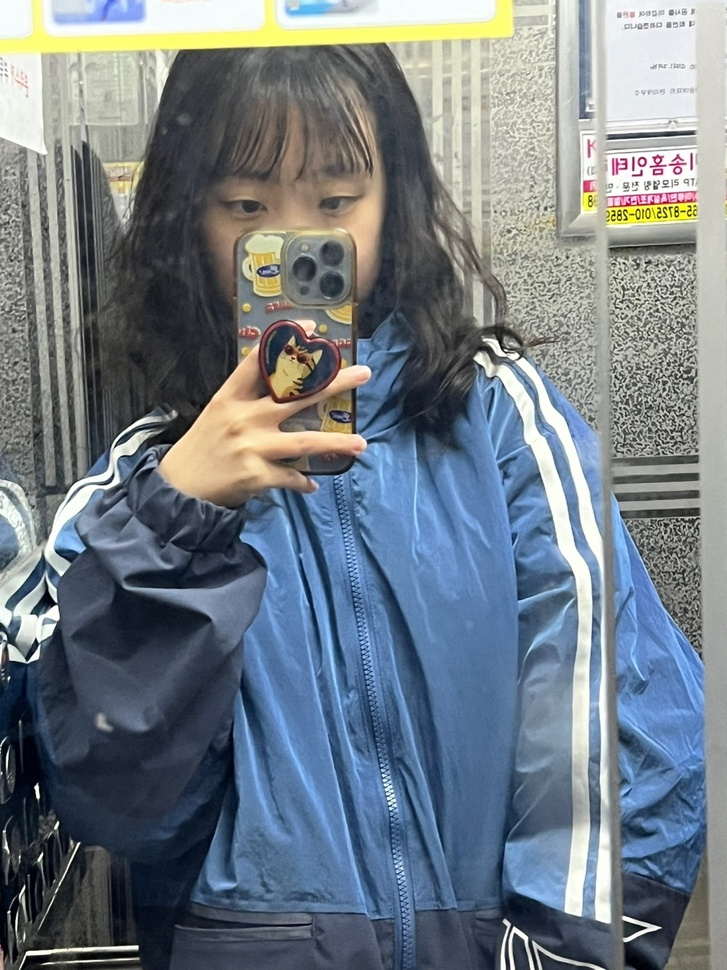
#> input picture faces/KakaoTalk_20240331_223838327.jpg, 727 x 970 px, shrunk from 1080 x 1440 before the run; its folder holds only this picture in this run
$ python haar_face.py   (older library calls are emulated)
#> lines starting #> are read from the running program, lines starting #| are printed output that depends on the picture; after the words box and inside, x2 and y2 are one past the last pixel; in counts of white or black regions, pixels touching at a corner belong together
import cv2
import os, glob
eye_cascPath = "../First_Project/Resource/haarcascade_eye_tree_eyeglasses.xml"  #eye detect model
face_cascPath = "../First_Project/Resource/haarcascade_frontalface_default.xml"  #front_face detect model
faceCascade = cv2.CascadeClassifier(face_cascPath)
eyeCascade = cv2.CascadeClassifier(eye_cascPath)

base_dir = './faces'
dirs = [d for d in glob.glob(base_dir) if os.path.isdir(d)]
for dir in dirs:
    files = glob.glob(dir+'/*.jpg')
    print('\t path:%s, %dfiles'%(dir, len(files)))
    for file in files:
        img = cv2.imread(file)
#> img is the input picture: shape (970, 727, 3); mean B, G, R 133.1, 124.6, 114.4
        frame = cv2.cvtColor(img, cv2.COLOR_BGR2GRAY)
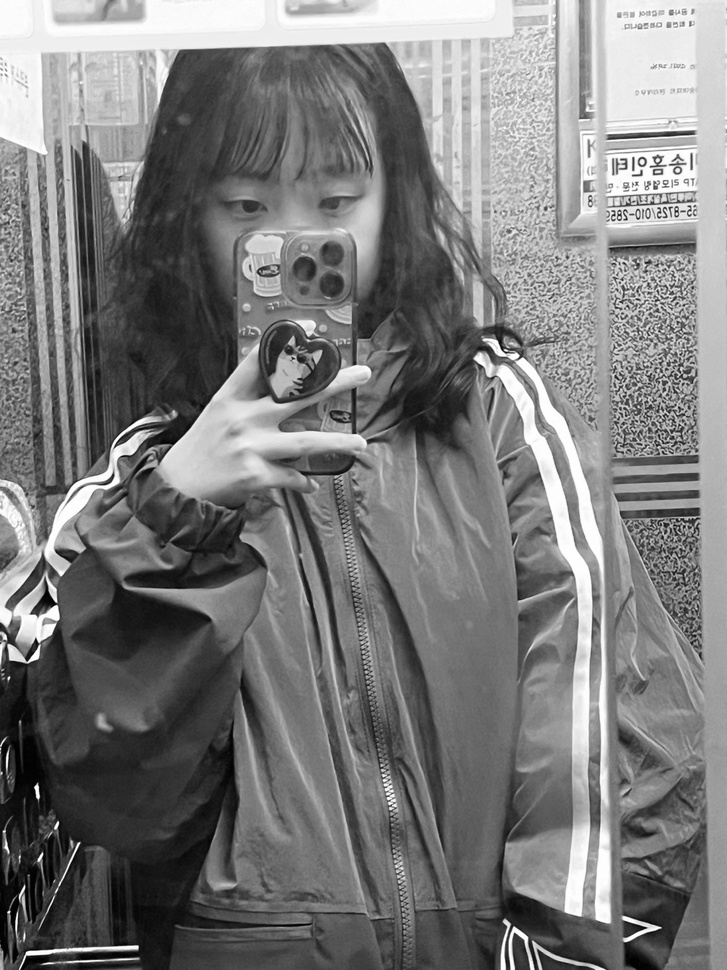
#> frame: shape (970, 727); min 0, max 255, mean 122.5
        # Detect faces in the image
        faces = faceCascade.detectMultiScale(
            frame,
            scaleFactor=1.1,
            minNeighbors=5,
            minSize=(30, 30),
            # flags = cv2.CV_HAAR_SCALE_IMAGE
        )
#> faces = [[523, 660, 52, 52]]
        # print("Found {0} faces!".format(len(faces)))
        if len(faces) > 0:
            # Draw a rectangle around the faces
            for (x, y, w, h) in faces:
                cv2.rectangle(img, (x, y), (x + w, y + h), (0, 255, 0), 2)
#> this loop made 1 pass
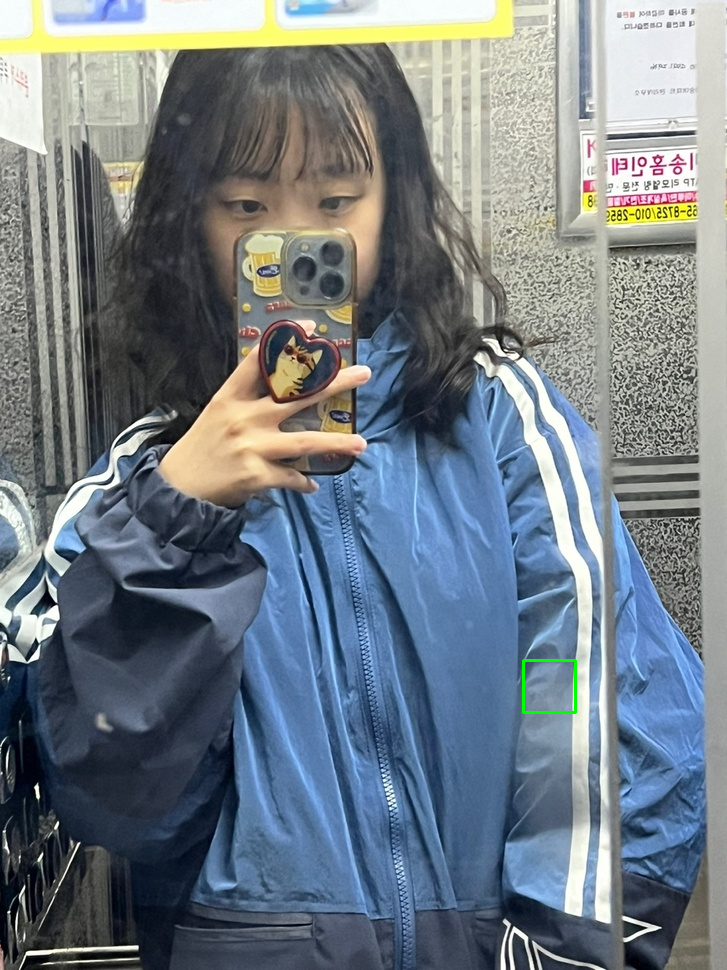
#> img: shape (970, 727, 3); 0.09% of pixels changed, all inside (x1, y1, x2, y2) = (522, 659, 577, 714)
            frame_tmp = img[faces[0][1]:faces[0][1] + faces[0][3], faces[0][0]:faces[0][0] + faces[0][2]:1, :]
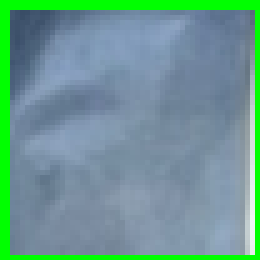
#> frame_tmp: shape (52, 52, 3) (shown 5 times larger); mean B, G, R 145.1, 154.2, 107.5
            frame = frame[faces[0][1]:faces[0][1] + faces[0][3], faces[0][0]:faces[0][0] + faces[0][2]:1]
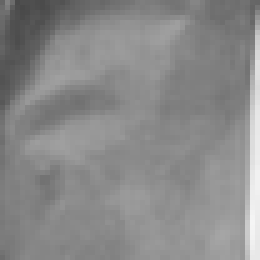
#> frame: shape (52, 52) (shown 5 times larger); min 73, max 245, mean 137.4
            eyes = eyeCascade.detectMultiScale(
                frame,
                scaleFactor=1.1,
                minNeighbors=5,
                minSize=(30, 30),
                # flags = cv2.CV_HAAR_SCALE_IMAGE
            )
#> eyes = ()
            if len(eyes) == 0:
                print('no eyes!!!')
            else:
                print(file)
                print('eyes!!!')
            cv2.imshow('img', img)
            if cv2.waitKey(0) == ord('q') or cv2.waitKey(0) == ord('Q'):
#> (key q is pressed here)
                cv2.destroyAllWindows()

$ run again, on faces/KakaoTalk_20240401_000814538.jpg
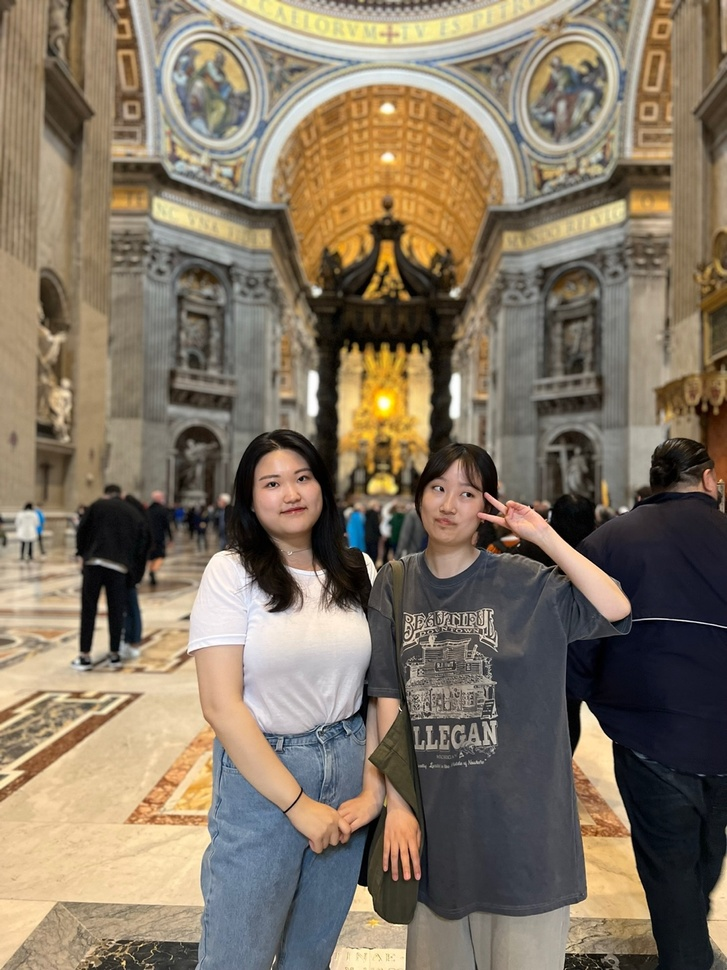
#> input picture faces/KakaoTalk_20240401_000814538.jpg, 727 x 970 px, shrunk from 1080 x 1440 before the run
#> img is the input picture: shape (970, 727, 3); mean B, G, R 99.6, 117.8, 131.3
#> `frame = cv2.cvtColor(img, cv2.COLOR_BGR2GRAY)`:
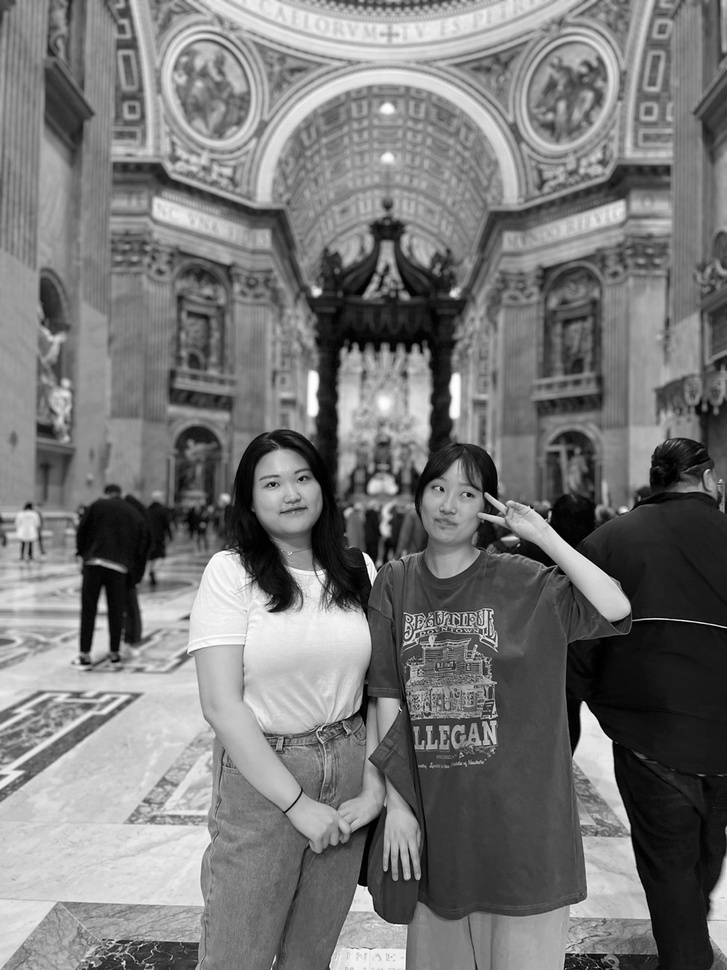
#> frame: shape (970, 727); min 0, max 255, mean 119.8
#> faces = [[414, 467, 70, 70], [245, 449, 85, 85]]
#> the loop `for (x, y, w, h) in faces:` made 2 passes
#> `frame = frame[faces[0][1]:faces[0][1] + faces[0][3], faces[0][0]:faces..`:
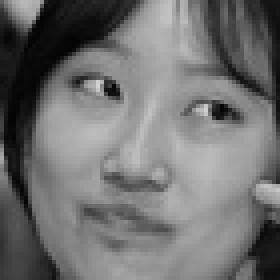
#> frame: shape (70, 70) (shown 4 times larger); min 3, max 210, mean 112.7
#> eyes = ()

$ run again, on faces/KakaoTalk_20240401_000814538_01.jpg
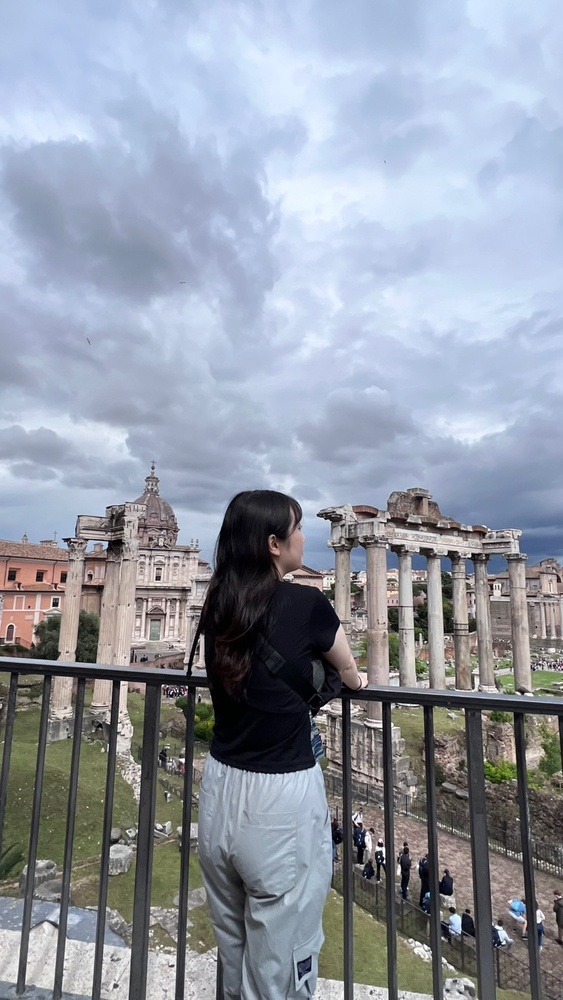
#> input picture faces/KakaoTalk_20240401_000814538_01.jpg, 563 x 1000 px, shrunk from 811 x 1440 before the run
#> img is the input picture: shape (1000, 563, 3); mean B, G, R 166.4, 153.7, 146.7
#> `frame = cv2.cvtColor(img, cv2.COLOR_BGR2GRAY)`:
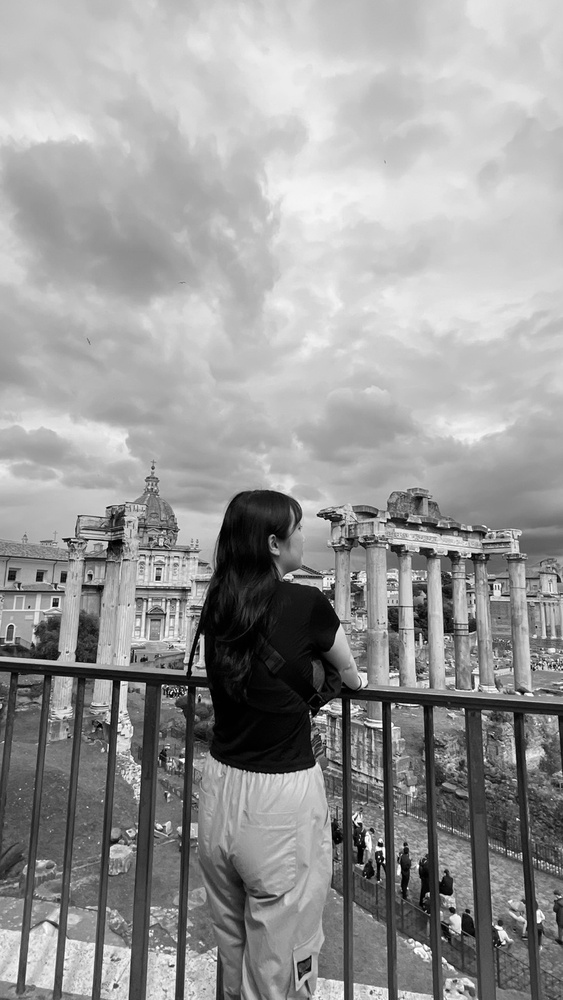
#> frame: shape (1000, 563); min 0, max 255, mean 153
#> faces = [[236, 905, 59, 59]]
#> the loop `for (x, y, w, h) in faces:` made 1 pass
#> `frame = frame[faces[0][1]:faces[0][1] + faces[0][3], faces[0][0]:faces..`:
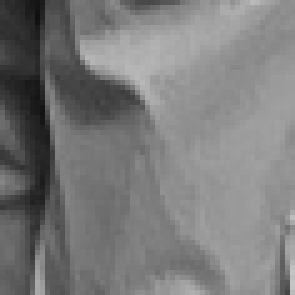
#> frame: shape (59, 59) (shown 5 times larger); min 15, max 197, mean 122.7
#> eyes = ()

$ run again, on faces/KakaoTalk_20240401_000814538_02.jpg
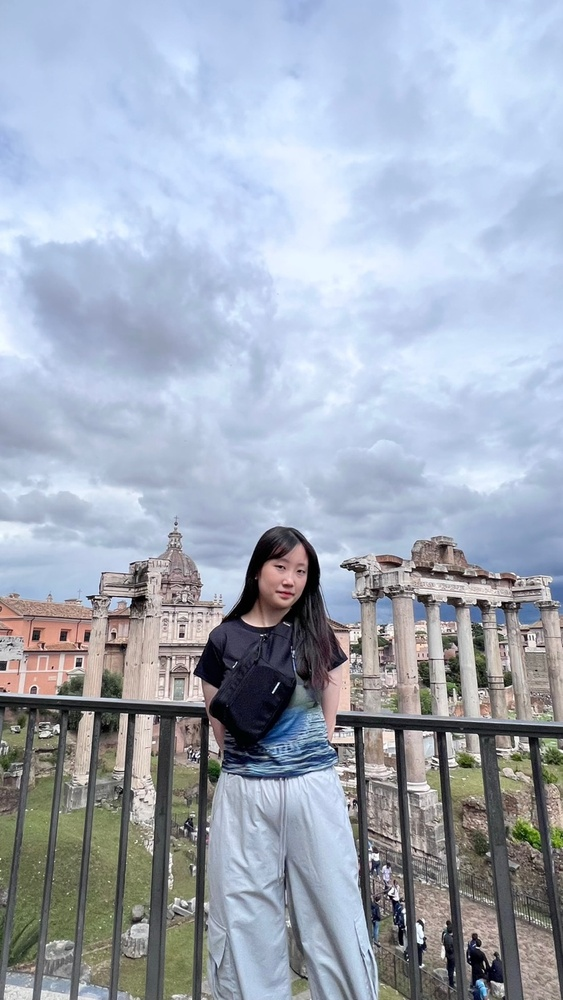
#> input picture faces/KakaoTalk_20240401_000814538_02.jpg, 563 x 1000 px, shrunk from 811 x 1440 before the run
#> img is the input picture: shape (1000, 563, 3); mean B, G, R 186.7, 171.5, 162.2
#> `frame = cv2.cvtColor(img, cv2.COLOR_BGR2GRAY)`:
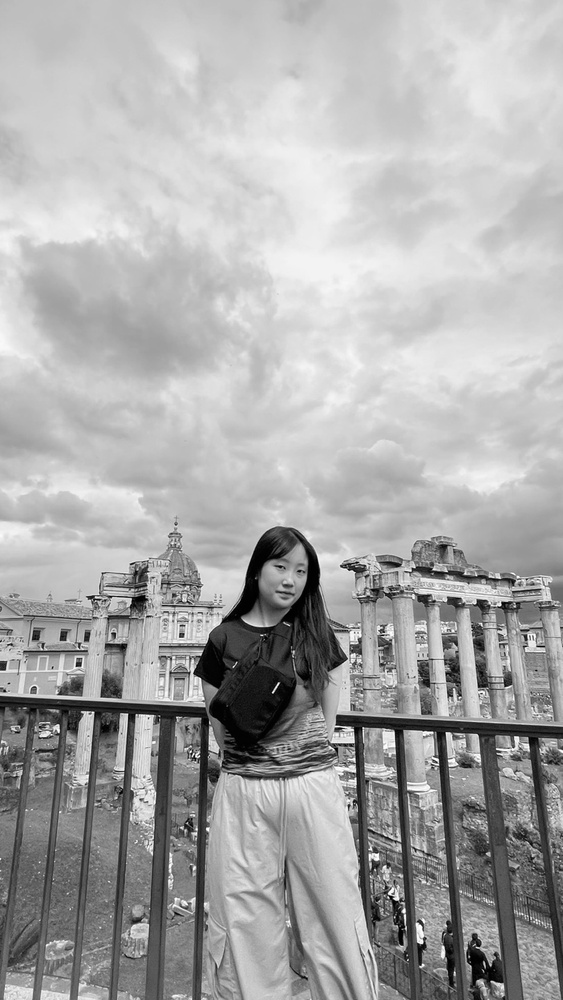
#> frame: shape (1000, 563); min 0, max 255, mean 170.4
#> faces = [[256, 546, 61, 61]]
#> the loop `for (x, y, w, h) in faces:` made 1 pass
#> `frame = frame[faces[0][1]:faces[0][1] + faces[0][3], faces[0][0]:faces..`:
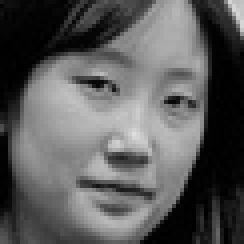
#> frame: shape (61, 61) (shown 4 times larger); min 0, max 222, mean 90.3
#> eyes = ()

$ run again, on faces/KakaoTalk_20240331_223838327_01.jpg
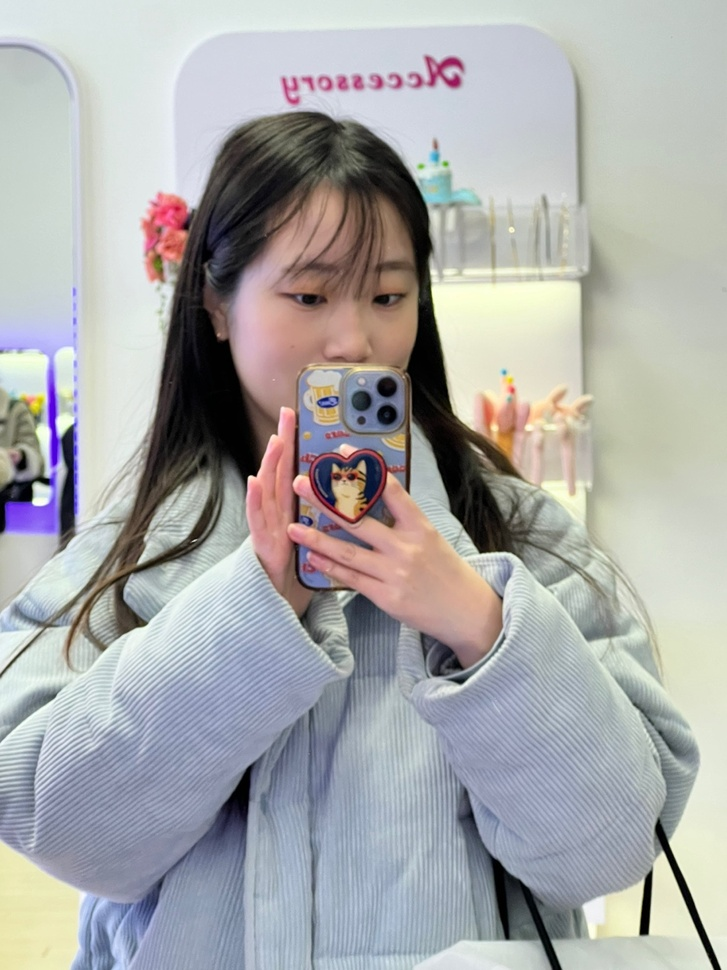
#> input picture faces/KakaoTalk_20240331_223838327_01.jpg, 727 x 970 px, shrunk from 1080 x 1440 before the run
#> img is the input picture: shape (970, 727, 3); mean B, G, R 169.2, 169.3, 169
#> faces = [[296, 371, 86, 86], [339, 232, 95, 95]]
#> the loop `for (x, y, w, h) in faces:` made 2 passes
#> `frame = frame[faces[0][1]:faces[0][1] + faces[0][3], faces[0][0]:faces..`:
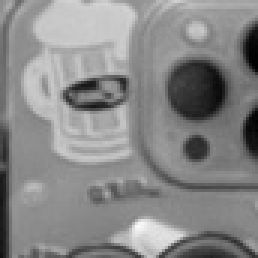
#> frame: shape (86, 86) (shown 3 times larger); min 1, max 249, mean 135.6
#> eyes = ()
